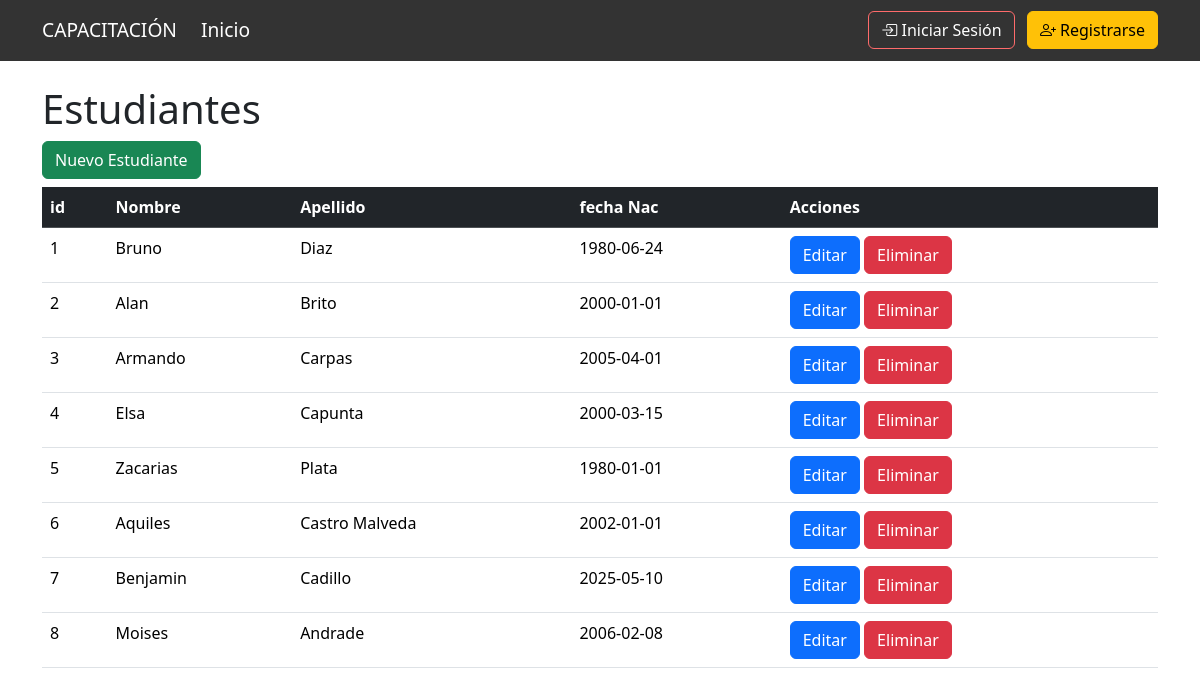
Page /estudiantes on the committed database.
### tables this page shows
CREATE TABLE estudiantes (
        id INTEGER PRIMARY KEY,
        nombre TEXT NOT NULL,
        apellidos TEXT NOT NULL,
        fecha_nacimiento DATE NOT NULL
    );

### app.py (the view)
@app.route('/estudiantes')
def estudiantes():
    conn = get_db_connection()
    estudiantes = conn.execute('SELECT * FROM estudiantes').fetchall()
    conn.close()
    return render_template('estudiantes.html',estudiantes=estudiantes)

### app.py (called while the page is built)
def get_db_connection():
    conn = sqlite3.connect('bd_instituto.db')
    conn.row_factory = sqlite3.Row
    return conn

### templates/estudiantes.html
{% extends "base.html" %}
{% block content %}
<h1>Estudiantes</h1>
<a href="{{ url_for('nuevo_estudiante') }}" class="btn btn-success mb-2">Nuevo Estudiante</a>
      <table class="table table-stipped table-hover">
        <thead class="table-dark">
            <tr>
                <th>id</th>
                <th>Nombre</th>
                <th>Apellido</th>
                <th>fecha Nac</th>
                <th>Acciones</th>
            </tr>
        </thead>
        <tbody>
            {% for estudiante in estudiantes %}
            <tr>
                <td>{{ estudiante.id }}</td>
                <td>{{ estudiante.nombre }}</td>
                <td>{{ estudiante.apellidos }}</td>
                <td>{{ estudiante.fecha_nacimiento }}</td>
                <td>
                    <a href="{{ url_for('editar_estudiante', id=estudiante.id) }}" class="btn btn-primary">Editar</a>
                    <a href="{{ url_for('eliminar_estudiante', id=estudiante.id) }}" class="btn btn-danger" onclick="return confirm('Estas seguro de eliminar el estudiante?')">Eliminar</a>
                </td>
            </tr>
            {% endfor %}
        </tbody>
      </table>
{% endblock %}

### rows in the picture
estudiantes: id "1", nombre "Bruno", apellidos "Diaz", fecha_nacimiento "1980-06-24"
estudiantes: id "2", nombre "Alan", apellidos "Brito", fecha_nacimiento "2000-01-01"
estudiantes: id "3", nombre "Armando", apellidos "Carpas", fecha_nacimiento "2005-04-01"
estudiantes: id "4", nombre "Elsa", apellidos "Capunta", fecha_nacimiento "2000-03-15"
estudiantes: id "5", nombre "Zacarias", apellidos "Plata", fecha_nacimiento "1980-01-01"
estudiantes: id "6", nombre "Aquiles", apellidos "Castro Malveda", fecha_nacimiento "2002-01-01"
estudiantes: id "7", nombre "Benjamin", apellidos "Cadillo", fecha_nacimiento "2025-05-10"
estudiantes: id "8", nombre "Moises", apellidos "Andrade", fecha_nacimiento "2006-02-08"
